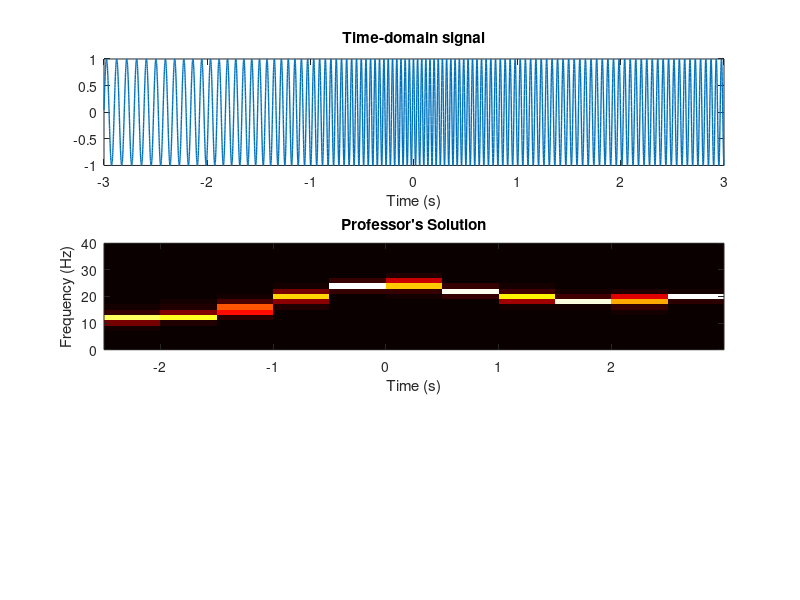

The MATLAB source for this figure: (Note: this script raises an error after producing the figure.)
clc;

% create signal
srate = 1000;
time  = -3:1/srate:3;
pnts  = length(time);
freqmod = exp(-time.^2)*10+10;
freqmod = freqmod + linspace(0,10,pnts);
signal  = sin( 2*pi * ((time + cumsum(freqmod))/srate) );


% plot the signal
figure(1), clf
subplot(3,1,1)
plot(time,signal,'linew',1)
xlabel('Time (s)')
title('Time-domain signal')


n  = 500;
hz = linspace(0,srate,n+1);
tf = zeros(floor(pnts/n)-1,length(hz));
tv = zeros(floor(pnts/n)-1,1);

for i=1:floor(pnts/n)-1
    datasnip = signal(i*n:(i+1)*n);

    pw = abs(fft(datasnip)).^2;
    tf(i,1:length(hz)) = pw(1:length(hz));
    tv(i) = mean(time(i*n:(i+1)*n));
end

subplot(3,1,2)
imagesc(tv,hz,tf')
axis xy
set(gca,'ylim',[0 40])
colormap hot
xlabel('Time (s)'), ylabel('Frequency (Hz)')
title("Professor's Solution")

%%%%%%%%%%%%%%%%%%%%%%%%%%%%%%%%%%%%%%%%%%%%%%%%%
%%%%%%%%%%% MY SOLUTION %%%%%%%%%%%%
%%%%%%%%%%%%%%%%%%%%%%%%%%%%%%%%%%%%%%%%%%%%%%%%%

load spectral_codeChallenge.mat;

n = length(signal);
winlength = srate / 2;
td_wlen_start = 1:winlength:n-winlength; % Time start of each window

hzW = linspace(0, srate/2, floor(winlength));
signalpowW = [];

% hannw = 0.5 - cos(2*pi*linspace(0,1,winlength))./2;
for wi = 1:length(td_wlen_start)
    datachunk = signal(td_wlen_start(wi):td_wlen_start(wi)+winlength-1);
    % datachunk = datachunk.*hannw;
    tmppow = abs(fft(datachunk)/winlength).^2;
    signalpowW = [signalpowW, tmppow'];
end

% Create a time vector based on the window start times
time_vector = (td_wlen_start - 1) / srate;

subplot(3,1,3);
imagesc(time_vector, hzW, signalpowW);
axis xy;
ylim([0 40]);
xlabel('Time (s)');
ylabel('Frequency (Hz)');
title('My Solution');
colorbar;
